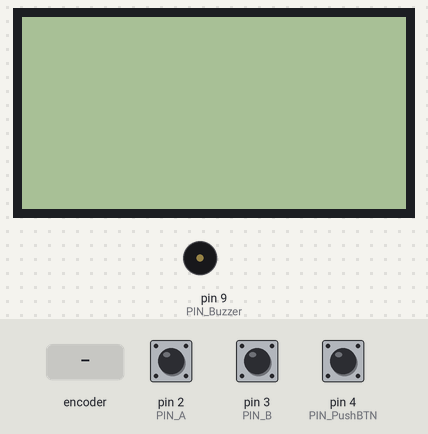
The sketch below on a simulated Arduino Uno, built with avr-gcc and run on an emulated ATmega328P. On the bench: 128×64 one-colour display, buzzer (waves = sounding). The test bench sets the inputs (shaded band); at power-on: pin 4 (PIN_PushBTN) HIGH, pin 2 (PIN_A) HIGH, pin 3 (PIN_B) HIGH.

Above: at 1.3 s.
1.4 s: pin 4 (PIN_PushBTN) pulled LOW for 0.3 s
At 3.4 s:
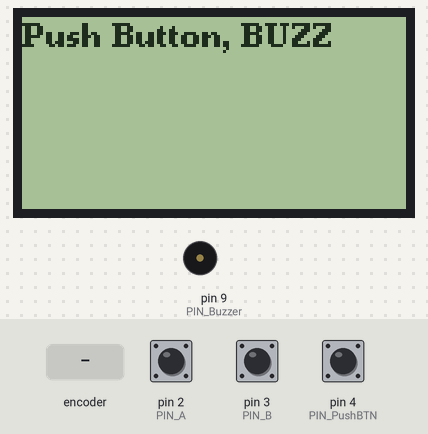
4.0 s: rotary encoder on pin 2 (PIN_A) / pin 3 (PIN_B) turned 3 steps (first pin leading)
At 4.7 s:
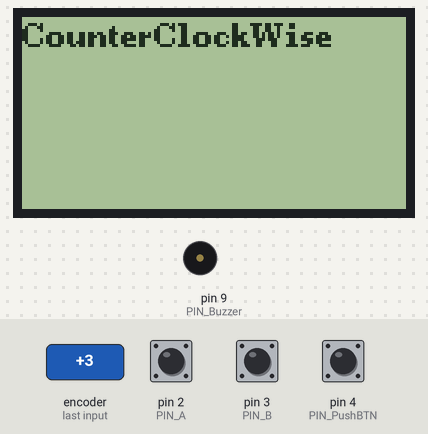
6.1 s: rotary encoder on pin 2 (PIN_A) / pin 3 (PIN_B) turned 2 steps (second pin leading)
At 7.6 s:
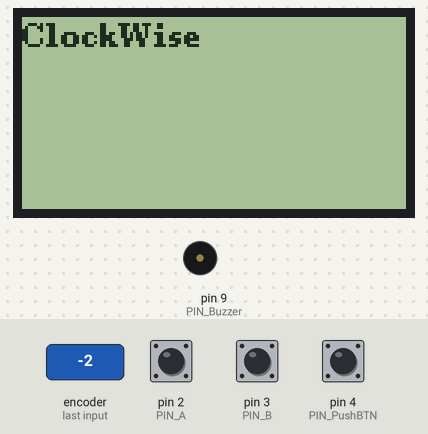
8.0 s: pin 4 (PIN_PushBTN) pulled LOW for 1 s
At 8.8 s:
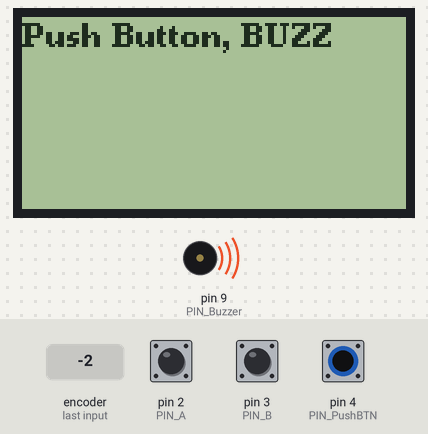
10.5 s: pin 4 (PIN_PushBTN) pulled LOW for 3.2 s
At 14.5 s:
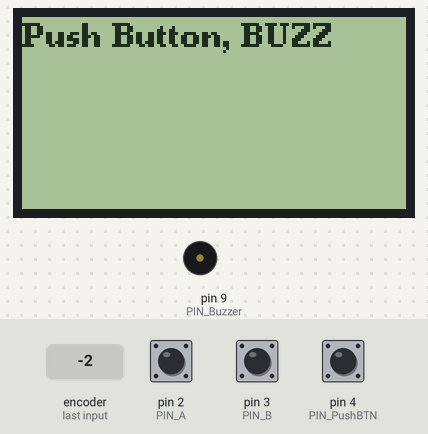
Timing chart, 0 to 16.0 s (numbered marks = the images above; inputs shaded):
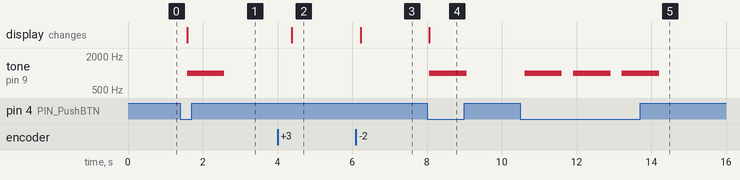

The sketch:

Ender3Display-Arduino.ino
```cpp
/*
 * Ender 3 pro display (12864ZW-10) Arduino demo
 *
 * Dependencies
 * U8g2lib https://github.com/olikraus/u8g2
 *
 *    hook up pinout
 *        EXP3
 *    ╔═══     ═══╗
 *    ║ 1 2 3 4 5 ║
 *    ║ 6 7 8 9 10║
 *    ╚═══════════╝
 *
 *
 * EXP3 Pins       Arduino Uno Pins
 *     1              Ground
 *     2              D10 (CS)
 *     3              D3  (Enc B)
 *     4              D2  (Enc A)
 *     5              D9  (Buzzer)
 *     6              5+
 *     7              D11 (Data)
 *     8              D13 (Clk)
 *     9              D8  (Reset)
 *     10             D4  (PushBtn)
 *
 */


#include <U8g2lib.h>
#include <SPI.h>

//U8g2lib Display pin assigment and setup
const short PIN_Clk = 13;
const short PIN_Data = 11;
const short PIN_CS = 10;
const short PIN_Reset = 8;

U8G2_ST7920_128X64_F_SW_SPI u8g2(U8G2_R0, PIN_Clk, PIN_Data, PIN_CS, PIN_Reset);

//Buzzer pin assigment and setup
const short PIN_Buzzer = 9;

//Rotary Encoder pin assigment and setup
int PIN_A = 2;
int PIN_B =3;
int PIN_PushBTN = 4;
int ENC_Pos = 0;
int VAL_Rotary;
int VAL_LastRotary;

void setup()
{
  // put your setup code here, to run once:
pinMode (PIN_A, INPUT_PULLUP);
pinMode (PIN_B, INPUT_PULLUP);
pinMode (PIN_PushBTN, INPUT_PULLUP);
pinMode (PIN_Buzzer, OUTPUT);
attachInterrupt(0, Do_Rotary, CHANGE);
u8g2.begin();
}

void loop()
{

 // If Rotary Encoder push button is pressed
 int btn = digitalRead(PIN_PushBTN);
 if (btn == LOW)
 {
  u8g2.clearBuffer();
  u8g2.setFont(u8g2_font_ncenB08_tr);
  u8g2.drawStr(0,10,"Push Button, BUZZ");
  u8g2.sendBuffer();
  Do_Buzz();
 }

 //Rotary Encoder turned to the right (ClockWise)
 if (VAL_Rotary>VAL_LastRotary)
 {
  u8g2.clearBuffer();
  u8g2.setFont(u8g2_font_ncenB08_tr);
  u8g2.drawStr(0,10,"ClockWise");
  u8g2.sendBuffer();
 }

 //Rotary Encoder turned to the left (CounterClockWise)
 if (VAL_Rotary<VAL_LastRotary)
 {
  u8g2.clearBuffer();
  u8g2.setFont(u8g2_font_ncenB08_tr);
  u8g2.drawStr(0,10,"CounterClockWise");
  u8g2.sendBuffer();
 }

 // Update last position
 VAL_LastRotary = VAL_Rotary;
 delay(250);
}

// Functions

// Buzzer function, make noise.
void Do_Buzz()
{
  tone(PIN_Buzzer, 1000);
  delay(1000);
  noTone(PIN_Buzzer);
  u8g2.clearBuffer();
}

// Rotary Encoder, Keep track of encoder position.
void Do_Rotary()
{
  if (digitalRead(PIN_A) == digitalRead(PIN_B))
  {
    ENC_Pos++;
  }
  else
  {
    ENC_Pos--;
  }
  VAL_Rotary = ENC_Pos/2.5;

}
```

Measured:
- after the input at 1.4 s, tone on pin 9 (PIN_Buzzer): silent → 1000 Hz after 0.18 s, → silent 1.0 s later; the display: changes after 0.18 s (image 1)
- after the input at 4.0 s, the display: changes after 0.38 s (image 2)
- after the input at 6.1 s, the display: changes after 0.12 s (image 3)
- after the input at 8.0 s, tone on pin 9 (PIN_Buzzer): silent → 1000 Hz after 0.06 s, → silent 1.0 s later; the display: changes after 0.06 s (image 4)
- after the input at 10.5 s, tone on pin 9 (PIN_Buzzer): alternates 1000 Hz for 1.0 s and silent for 0.30 s, 6 changes in all, then stays silent, starting after 0.11 s
